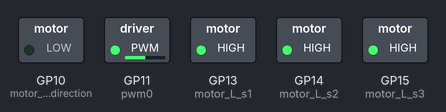
Simulated run of this program. Board: Raspberry Pi Pico running MicroPython. Shown: switched loads named in the program (green lamp = pin HIGH). At 3.0 s the program stops and its outputs stay as they are.

Above: at 0.1 s.
Timing chart, 0 to 1.6 s (numbered marks = the images above):
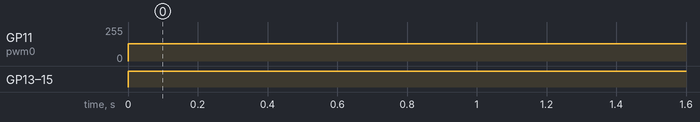

Measured:
- by itself, GP11 (pwm0): 0/255 → 128/255 at 0.00 s
- by itself, GP13 (motor_L_s1), GP14 (motor_L_s2), GP15 (motor_L_s3): LOW → HIGH at 0.00 s

The program:

test2.py
```python
from machine import Pin, PWM
import utime


motor_L_direction = Pin(10, Pin.OUT)
motor_L_s1 = Pin(13, Pin.OUT)
motor_L_s2 = Pin(14, Pin.OUT)
motor_L_s3 = Pin(15, Pin.OUT)
motor_L_direction.value(0)
motor_L_s1.high()
motor_L_s2.high()
motor_L_s3.high()

pwm0 = PWM(Pin(11, Pin.OUT))      # create PWM object from a pin
pwm0.duty_u16(2**16//2 + 255)      # set duty cycle, range 0-65535
pwm0.freq(10)         # set frequency
utime.sleep(3)
#pwm0.deinit()
pwm0.freq(10000)

#pwm=PWM(Pin(1), freq=300000, duty_u16=2**16//2 + 255)
```
